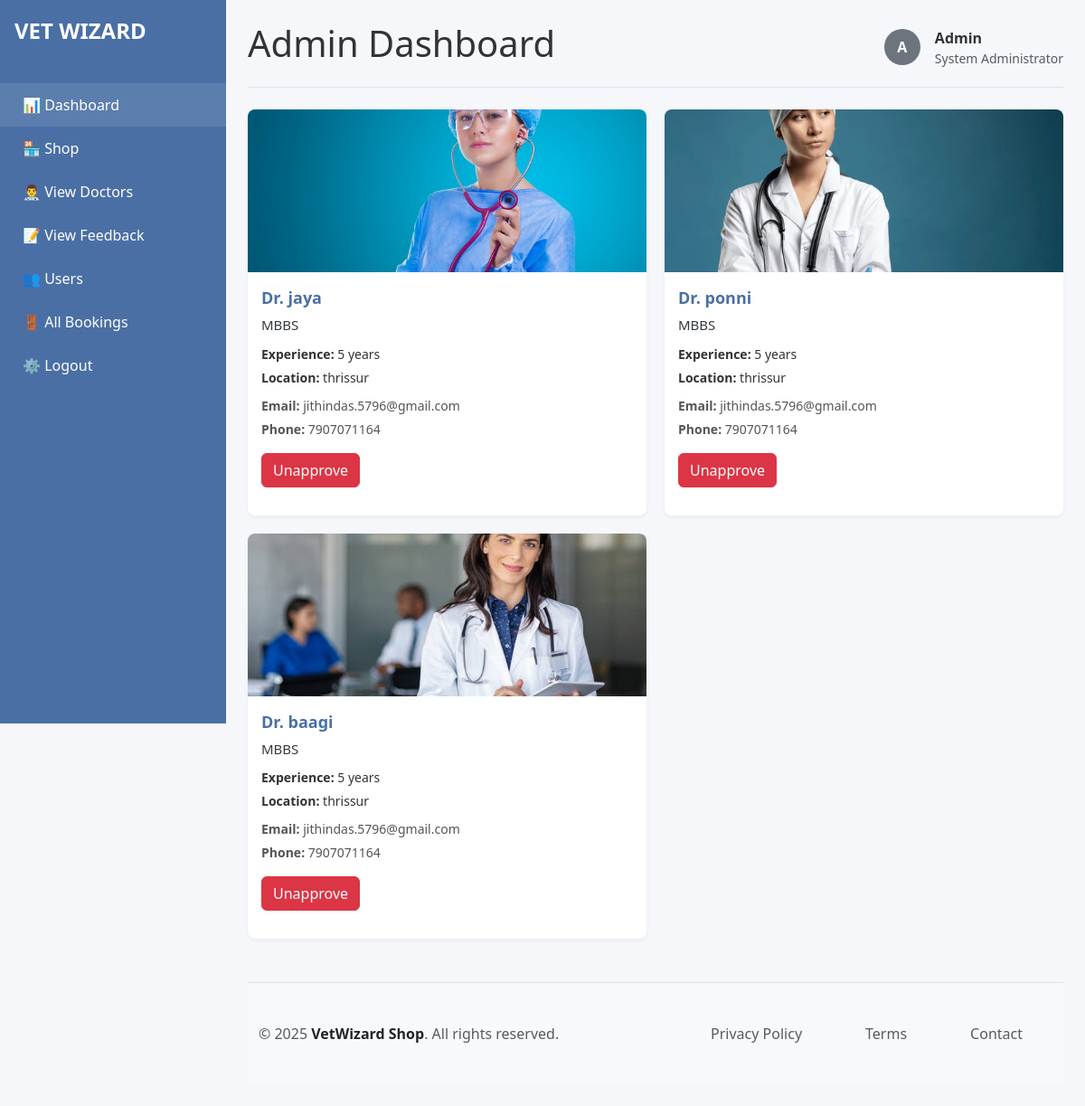
Page /admins/all_doctor_admin/ on the committed database.
### admins/models.py (models this page shows, shortened)
class User(AbstractUser):
    user_type = models.CharField(max_length=20, choices=[
        ('doctor', 'doctor'),
        ('user', 'user')
    ])
    is_approved=models.BooleanField(default=False,null=True,blank=True)

### doctor/models.py (models this page shows, shortened)
class Doctor_Profile(models.Model):
    user = models.ForeignKey(settings.AUTH_USER_MODEL, on_delete=models.CASCADE, related_name='doctor')
    full_name = models.CharField(max_length=100)
    email = models.EmailField()
    address = models.TextField()
    phone_number = models.CharField(max_length=10)
    profile_picture = models.ImageField(upload_to='images', blank=True, null=True)
    place = models.CharField(max_length=100)
    qualification = models.CharField(max_length=100)
    years_of_experience = models.PositiveIntegerField()
    is_approved=models.BooleanField(default=False,null=True,blank=True)

### admins/views.py (the view)
# urls.py: path('all_doctor_admin/', All_Doctor_Admin_View.as_view(), name='all_doctor_admin'),
class All_Doctor_Admin_View(View):
    def get(self, request):
        doctors = User.objects.filter(user_type='doctor')
        return render(request, 'all_doctor_admin.html', {'doctors': doctors})

### admins/templates/all_doctor_admin.html (shortened to what this page needs)
{% extends 'admin.html' %}
{% load static %}
{% block content %}
<div class="d-flex justify-content-between align-items-center pb-3 mb-4 border-bottom">
    <h1>Admin Dashboard</h1>
    <div class="d-flex align-items-center gap-3">
        <div class="bg-secondary rounded-circle d-flex align-items-center justify-content-center text-white fw-bold" style="width: 40px; height: 40px;">A</div>
        <div>
            <div class="fw-bold">Admin</div>
            <div class="text-muted small">System Administrator</div>
        </div>
    </div>
</div>
<div class="doctors-container">
    {% for doctor in doctors %}
        {% with profile=doctor.doctor.first %}
            {% if profile %}
                <div class="doctor-card">
                    <div class="doctor-image">
                        {% if profile.profile_picture %}
                            <img src="{{ profile.profile_picture.url }}" alt="{{ doctor.username }}">
                        {% else %}
                            <img src="/api/placeholder/250/150" alt="{{ doctor.username }}">
                        {% endif %}
                    </div>
                    <div class="doctor-info">
                        <div class="doctor-name">Dr. {{ doctor.username }}</div>
                        <div class="doctor-specialty">{{ profile.qualification }}</div>
                        <div class="doctor-stats">
                            <div class="doctor-exp"><strong>Experience:</strong> {{ profile.years_of_experience }} years</div>
                            <div class="doctor-location"><strong>Location:</strong> {{ profile.place }}</div>
                        </div>
                        <div class="doctor-contact">
                            <div><strong>Email:</strong> {{ profile.email }}</div>
                            <div><strong>Phone:</strong> {{ profile.phone_number }}</div>
                        </div>
                        <form class="my-3" action="{% url 'toggle_doctor_approval' doctor.id %}" method="post">
                            {% if doctor.is_approved %}
                                <button type="submit" class="btn btn-danger">Unapprove</button>
                            {% else %}
                                <button type="submit" class="btn btn-success">Approve</button>
                            {% endif %}
                        </form>
                    </div>
                </div>
            {% endif %}
        {% endwith %}
    {% empty %}
        <div class="no-data-message">
            <i class="fas fa-user-md"></i>
            <p>No doctors found at this time.</p>
        </div>
    {% endfor %}
</div>
{% endblock %}

### admins/templates/admin.html (style rules this page uses)
:root { --primary: #4a6fa5; --secondary: #6bc4a6; --accent: #ff9642; --light: #f8f9fa; --dark: #343a40; --danger: #dc3545; --success: #28a745; --warning: #ffc107; }
body { background-color: #f5f7fb; color: #333; min-height: 100vh; }

### admins/templates/all_doctor_admin.html (style rules this page uses)
.doctors-container { display: grid; grid-template-columns: repeat(auto-fill, minmax(300px, 1fr)); gap: 20px; margin-bottom: 30px; }
.doctor-card { background: white; border-radius: 8px; overflow: hidden; box-shadow: 0 2px 5px rgba(0,0,0,0.05); transition: transform 0.3s; }
.doctor-image { height: 180px; overflow: hidden; }
.doctor-image img { width: 100%; height: 100%; object-fit: cover; }
.doctor-info { padding: 15px; }
.doctor-name { font-size: 18px; font-weight: bold; margin-bottom: 5px; color: var(--primary); }
.doctor-specialty { color: var(--dark); margin-bottom: 10px; font-size: 15px; font-weight: 500; }
.doctor-stats { display: flex; flex-direction: column; gap: 5px; margin-bottom: 10px; font-size: 14px; }
.doctor-contact { font-size: 14px; color: #555; margin-bottom: 15px; display: flex; flex-direction: column; gap: 5px; }

### rows in the picture
User: doctor.first.profile_picture (picture), username "jaya", doctor.first.qualification "MBBS", doctor.first.years_of_experience "5", doctor.first.place "thrissur", doctor.first.email "jithindas.5796@gmail.com", doctor.first.phone_number "7907071164", is_approved "Unapprove"
User: doctor.first.profile_picture (picture), username "ponni", doctor.first.qualification "MBBS", doctor.first.years_of_experience "5", doctor.first.place "thrissur", doctor.first.email "jithindas.5796@gmail.com", doctor.first.phone_number "7907071164", is_approved "Unapprove"
User: doctor.first.profile_picture (picture), username "baagi", doctor.first.qualification "MBBS", doctor.first.years_of_experience "5", doctor.first.place "thrissur", doctor.first.email "jithindas.5796@gmail.com", doctor.first.phone_number "7907071164", is_approved "Unapprove"
